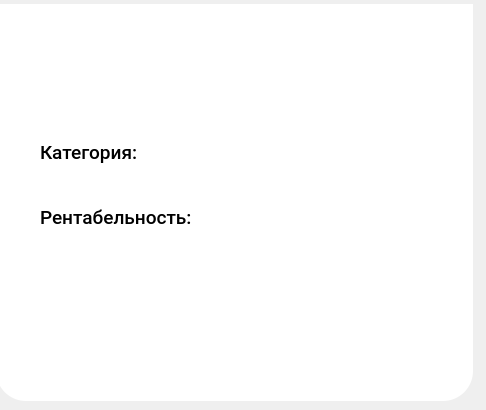
    <widget class="QWidget" name="rf_out">
     <property name="font">
      <font>
       <family>Roboto</family>
       <pointsize>24</pointsize>
      </font>
     </property>
     <property name="styleSheet">
      <string notr="true">QTabWidget::pane {}</string>
     </property>
     <attribute name="title">
      <string notr="true">РФ-2013</string>
     </attribute>
     <widget class="QFrame" name="frame_4">
      <property name="geometry">
       <rect>
        <x>-4</x>
        <y>4</y>
        <width>477</width>
        <height>397</height>
       </rect>
      </property>
      <property name="sizePolicy">
       <sizepolicy hsizetype="Ignored" vsizetype="Ignored">
        <horstretch>0</horstretch>
        <verstretch>0</verstretch>
       </sizepolicy>
      </property>
      <property name="styleSheet">
       <string notr="true">Background-color: #ffffff;
border-bottom-right-radius: 30px;
border-bottom-left-radius: 30px;</string>
      </property>
      <property name="frameShape">
       <enum>QFrame::StyledPanel</enum>
      </property>
      <property name="frameShadow">
       <enum>QFrame::Raised</enum>
      </property>
      <widget class="QWidget" name="verticalLayoutWidget_2">
       <property name="geometry">
        <rect>
         <x>44</x>
         <y>116</y>
         <width>389</width>
         <height>129</height>
        </rect>
       </property>
       <property name="sizePolicy">
        <sizepolicy hsizetype="Ignored" vsizetype="Ignored">
         <horstretch>0</horstretch>
         <verstretch>0</verstretch>
        </sizepolicy>
       </property>
       <layout class="QVBoxLayout" name="verticalLayout_2">
        <property name="spacing">
         <number>0</number>
        </property>
        <item>
         <layout class="QHBoxLayout" name="horizontalLayout_10">
          <item>
           <widget class="QLabel" name="label_18">
            <property name="sizePolicy">
             <sizepolicy hsizetype="Ignored" vsizetype="Ignored">
              <horstretch>0</horstretch>
              <verstretch>0</verstretch>
             </sizepolicy>
            </property>
            <property name="font">
             <font>
              <family>Roboto Medium</family>
              <pointsize>14</pointsize>
             </font>
            </property>
            <property name="text">
             <string>Категория:</string>
            </property>
           </widget>
          </item>
          <item>
           <widget class="QLabel" name="out_rf_category">
            <property name="sizePolicy">
             <sizepolicy hsizetype="Ignored" vsizetype="Ignored">
              <horstretch>0</horstretch>
              <verstretch>0</verstretch>
             </sizepolicy>
            </property>
            <property name="font">
             <font>
              <family>Roboto Light</family>
              <pointsize>14</pointsize>
             </font>
            </property>
            <property name="text">
             <string/>
            </property>
           </widget>
          </item>
         </layout>
        </item>
        <item>
         <layout class="QHBoxLayout" name="horizontalLayout_9">
          <item>
           <widget class="QLabel" name="label_17">
            <property name="sizePolicy">
             <sizepolicy hsizetype="Ignored" vsizetype="Ignored">
              <horstretch>0</horstretch>
              <verstretch>0</verstretch>
             </sizepolicy>
            </property>
            <property name="font">
             <font>
              <family>Roboto Medium</family>
              <pointsize>14</pointsize>
             </font>
            </property>
            <property name="text">
             <string>Рентабельность:</string>
            </property>
           </widget>
          </item>
          <item>
           <widget class="QLabel" name="out_rf_profit">
            <property name="sizePolicy">
             <sizepolicy hsizetype="Ignored" vsizetype="Ignored">
              <horstretch>0</horstretch>
              <verstretch>0</verstretch>
             </sizepolicy>
            </property>
            <property name="font">
             <font>
              <family>Roboto Light</family>
              <pointsize>14</pointsize>
             </font>
            </property>
            <property name="text">
             <string/>
            </property>
           </widget>
          </item>
         </layout>
        </item>
       </layout>
      </widget>
     </widget>
    </widget>
